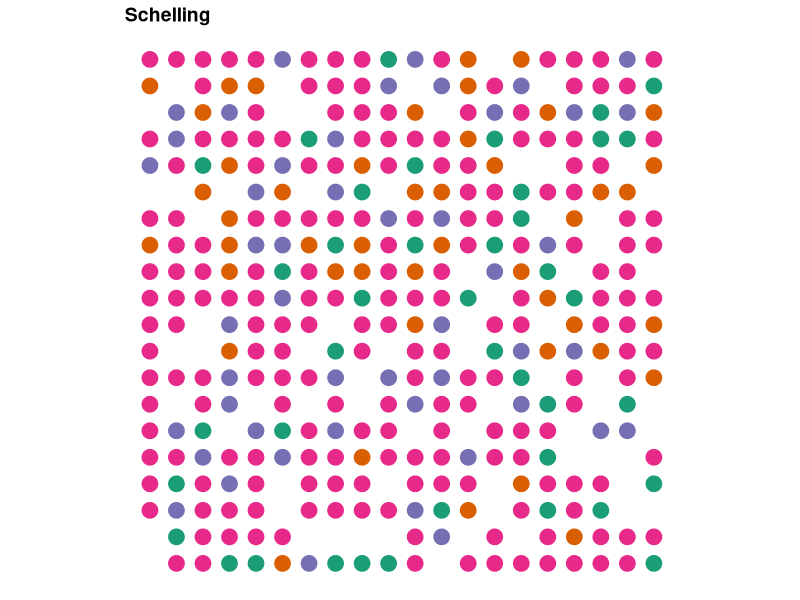

The R script that drew this image: (Note: a time limit stopped this script after it produced the figure.)
#Schelling Segregation Model with uneven preferences (wrapped)
# Based on David Zimmerman's example at: https://www.r-bloggers.com/agent-based-modelling-with-data-table-or-how-to-model-urban-migration-with-r/

initiateSchelling_wrapped <- function(dimensions = c(10, 10), n_races = 4, perc_empty = 0.2, perc_maj = .75){
  require(data.table)
  # create "races" based on colors
  dims <<- dimensions
  races <<- colours()[1:n_races]
  min_races <- races[2:length(races)]
  
  # get number of homes (equal to number of cells)
  n_homes = prod(dimensions)
  # calculates the number of agents (cells minus the percent of empty homes)
  count_agents <- floor(n_homes * (1 - perc_empty))
  
  # the characteristics that a home can have -- either empty or a particular race
  races <- c("empty", races)
  # the probabilities of a home having each characteristic
  probabilities <- c(perc_empty, 
                     (1-perc_empty)*perc_maj, 
                     rep((1 - perc_empty - (1-perc_empty)*perc_maj)/(n_races-1), times = n_races-1)
  )
  
  # creates the global schelling data.table
  schelling <<- data.table(id = 1:prod(dimensions),
                           x = rep(1:dimensions[1], 
                                   dimensions[2]),
                           y = rep(1:dimensions[2], 
                                   each = dimensions[1]),
                           race = sample(x = races, 
                                         size = n_homes, 
                                         prob = probabilities,
                                         replace = TRUE),
                           # used to find the satisfaction of each home
                           unsatisfied = rep(NA, prod(dimensions)))
}

plotSchelling <- function(title){
  require(data.table)
  require(ggplot2)
  require(RColorBrewer)
  # get races to get the right number of colors
  races <- unique(schelling$race)
  
  # find the dimensions of the grid to get the best dot size
  dims <- c(max(schelling$x), max(schelling$y))
  
  # create colors
  # check if there are 3 or fewer races, 
  # this would create issues with brewer.pal 
  # RColorBrewer otherwise
  if (length(races) <= 3) {
    colors <- brewer.pal(3, "Dark2")
  } else {
    colors <- brewer.pal(length(races), "Dark2")
  }
  
  # plot the graph  
  p <- ggplot(data = schelling[race != "empty"], 
              aes(x = x, y = y, color = race)) + 
    # resize dots to grid
    geom_point(size = 100/sqrt(prod(dims))) +  
    scale_colour_manual(values = colors) + 
    # theme: mostly blank
    theme_bw() + 
    theme(axis.line = element_blank(),
          axis.text.x = element_blank(),
          axis.text.y = element_blank(),
          axis.ticks = element_blank(),
          axis.title.x = element_blank(),
          axis.title.y = element_blank(),
          legend.position = "none",
          panel.background = element_blank(),
          panel.border = element_blank(),
          panel.grid.major = element_blank(),
          panel.grid.minor = element_blank(),
          plot.background = element_blank(),
          plot.title = element_text(lineheight=3, 
                                    face="bold", 
                                    color="black", 
                                    size=14)) +
    # fix axes to avoid distortion in the picture
    coord_fixed(ratio = 1) + 
    # add the title
    ggtitle(title)
  
  return(p)
}

iterate_wrapped_nearest <- function(n = 10, dom_sim_threshold = .9, min_sim_threshold = .1){
  require(data.table)
  # subfunction that checks for a given x and y value if the agent is 
  # unsatisfied (returns TRUE or FALSE)
  is.unsatisfied_wrapped <- function(x_value, y_value, 
                                     dom_sim_threshold = dom_sim_threshold,
                                     min_sim_threshold = min_sim_threshold){
    # gets the race and id for the agent
    cur_race <- schelling[x == x_value & y == y_value, race]
    cur_id <- schelling[x == x_value & y == y_value, id]
    
    #sub-subfunction to identify agent's neighbors
    select.neighbors <- function(dimensions){
      
      #Identify coordinates of neighbors (adjusts wrapping based on position of agent)
      neighbors <- as.data.frame(matrix(NA, nrow = 8, ncol = 2))
      if(x_value == 1 & y_value == 1){
        neighbors[1,] <- schelling[x == dimensions[1] & y == y_value+1, 2:3]
        neighbors[2,] <- schelling[x == x_value & y == y_value+1, 2:3]
        neighbors[3,] <- schelling[x == x_value+1 & y == y_value+1, 2:3]
        neighbors[4,] <- schelling[x == dimensions[1] & y == y_value, 2:3]
        neighbors[5,] <- schelling[x == x_value+1 & y == y_value, 2:3]
        neighbors[6,] <- schelling[x == dimensions[1] & y == dimensions[2], 2:3]
        neighbors[7,] <- schelling[x == x_value & y == dimensions[2], 2:3]
        neighbors[8,] <- schelling[x == x_value+1 & y == dimensions[2], 2:3]
      }
      if(x_value == 1 & y_value %in% c(2:(dimensions[2]-1))){
        neighbors[1,] <- schelling[x == dimensions[1] & y == y_value+1, 2:3]
        neighbors[2,] <- schelling[x == x_value & y == y_value+1, 2:3]
        neighbors[3,] <- schelling[x == x_value+1 & y == y_value+1, 2:3]
        neighbors[4,] <- schelling[x == dimensions[1] & y == y_value, 2:3]
        neighbors[5,] <- schelling[x == x_value+1 & y == y_value, 2:3]
        neighbors[6,] <- schelling[x == dimensions[1] & y == y_value-1, 2:3]
        neighbors[7,] <- schelling[x == x_value & y == y_value-1, 2:3]
        neighbors[8,] <- schelling[x == x_value+1 & y == y_value-1, 2:3]
      }
      if(x_value == 1 & y_value == dimensions[2]){
        neighbors[1,] <- schelling[x == dimensions[1] & y == 1, 2:3]
        neighbors[2,] <- schelling[x == x_value & y == 1, 2:3]
        neighbors[3,] <- schelling[x == x_value+1 & y == 1, 2:3]
        neighbors[4,] <- schelling[x == dimensions[1] & y == y_value, 2:3]
        neighbors[5,] <- schelling[x == x_value+1 & y == y_value, 2:3]
        neighbors[6,] <- schelling[x == dimensions[1] & y == y_value-1, 2:3]
        neighbors[7,] <- schelling[x == x_value & y == y_value-1, 2:3]
        neighbors[8,] <- schelling[x == x_value+1 & y == y_value-1, 2:3]
      }
      if(x_value %in% c(2:(dimensions[1]-1)) & y_value == 1){
        neighbors[1,] <- schelling[x == x_value-1 & y == y_value+1, 2:3]
        neighbors[2,] <- schelling[x == x_value & y == y_value+1, 2:3]
        neighbors[3,] <- schelling[x == x_value+1 & y == y_value+1, 2:3]
        neighbors[4,] <- schelling[x == x_value-1 & y == y_value, 2:3]
        neighbors[5,] <- schelling[x == x_value+1 & y == y_value, 2:3]
        neighbors[6,] <- schelling[x == x_value-1 & y == dimensions[2], 2:3]
        neighbors[7,] <- schelling[x == x_value & y == dimensions[2], 2:3]
        neighbors[8,] <- schelling[x == x_value+1 & y == dimensions[2], 2:3]
      }
      if(x_value %in% c(2:(dimensions[1]-1)) & y_value %in% c(2:(dimensions[2]-1))){
        neighbors[1,] <- schelling[x == x_value-1 & y == y_value+1, 2:3]
        neighbors[2,] <- schelling[x == x_value & y == y_value+1, 2:3]
        neighbors[3,] <- schelling[x == x_value+1 & y == y_value+1, 2:3]
        neighbors[4,] <- schelling[x == x_value-1 & y == y_value, 2:3]
        neighbors[5,] <- schelling[x == x_value+1 & y == y_value, 2:3]
        neighbors[6,] <- schelling[x == x_value-1 & y == y_value-1, 2:3]
        neighbors[7,] <- schelling[x == x_value & y == y_value-1, 2:3]
        neighbors[8,] <- schelling[x == x_value+1 & y == y_value-1, 2:3] 
      }
      if(x_value %in% c(2:(dimensions[1]-1)) & y_value == dimensions[2]){
        neighbors[1,] <- schelling[x == x_value-1 & y == 1, 2:3]
        neighbors[2,] <- schelling[x == x_value & y == 1, 2:3]
        neighbors[3,] <- schelling[x == x_value+1 & y == 1, 2:3]
        neighbors[4,] <- schelling[x == x_value-1 & y == y_value, 2:3]
        neighbors[5,] <- schelling[x == x_value+1 & y == y_value, 2:3]
        neighbors[6,] <- schelling[x == x_value-1 & y == y_value-1, 2:3]
        neighbors[7,] <- schelling[x == x_value & y == y_value-1, 2:3]
        neighbors[8,] <- schelling[x == x_value+1 & y == y_value-1, 2:3]
      }
      if(x_value == dimensions[1] & y_value == 1){
        neighbors[1,] <- schelling[x == x_value-1 & y == y_value+1, 2:3]
        neighbors[2,] <- schelling[x == x_value & y == y_value+1, 2:3]
        neighbors[3,] <- schelling[x == 1 & y == y_value+1, 2:3]
        neighbors[4,] <- schelling[x == x_value-1 & y == y_value, 2:3]
        neighbors[5,] <- schelling[x == 1 & y == y_value, 2:3]
        neighbors[6,] <- schelling[x == x_value-1 & y == dimensions[2], 2:3]
        neighbors[7,] <- schelling[x == x_value & y == dimensions[2], 2:3]
        neighbors[8,] <- schelling[x == 1 & y == dimensions[2], 2:3]
      }
      if(x_value == dimensions[1] & y_value %in% c(2:(dimensions[2]-1))){
        neighbors[1,] <- schelling[x == x_value-1 & y == y_value+1, 2:3]
        neighbors[2,] <- schelling[x == x_value & y == y_value+1, 2:3]
        neighbors[3,] <- schelling[x == 1 & y == y_value+1, 2:3]
        neighbors[4,] <- schelling[x == x_value-1 & y == y_value, 2:3]
        neighbors[5,] <- schelling[x == 1 & y == y_value, 2:3]
        neighbors[6,] <- schelling[x == x_value-1 & y == y_value-1, 2:3]
        neighbors[7,] <- schelling[x == x_value & y == y_value-1, 2:3]
        neighbors[8,] <- schelling[x == 1 & y == y_value-1, 2:3]
      }
      if(x_value == dimensions[1] & y_value == dimensions[2]){
        neighbors[1,] <- schelling[x == x_value-1 & y == 1, 2:3]
        neighbors[2,] <- schelling[x == x_value & y == 1, 2:3]
        neighbors[3,] <- schelling[x == 1 & y == 1, 2:3]
        neighbors[4,] <- schelling[x == x_value-1 & y == y_value, 2:3]
        neighbors[5,] <- schelling[x == 1 & y == y_value, 2:3]
        neighbors[6,] <- schelling[x == x_value-1 & y == y_value-1, 2:3]
        neighbors[7,] <- schelling[x == x_value & y == y_value-1, 2:3]
        neighbors[8,] <- schelling[x == 1 & y == y_value-1, 2:3]
      }
      names(neighbors) <- c("x","y")
      
      ids <- schelling[x %in% neighbors$x & y %in% neighbors$y, id]
      
      return(ids)
    }
    # checks if the home is empty
    if (cur_race == "empty"){
      return(FALSE) # empty houses can't be unsatisfied
    }else{
      neighbor.ids <- select.neighbors(dimensions = dims)
      
      # counts simliar neighbors
      count_similar <- sum(schelling[id %in% neighbor.ids, 
                                     id != cur_id &
                                       race == cur_race])
      # counts different neighbors
      count_different <- sum(schelling[id %in% neighbor.ids, 
                                       id != cur_id &
                                         race != cur_race & 
                                         race != "empty"])
      
      # calculates the ratio
      ratio <- count_similar/(count_similar + count_different)
      
      # returns TRUE if the ratio is less than or equal to the threshold
      if(cur_race == races[1]){
        return(ratio <= dom_sim_threshold)
      }else{
        return(ratio <= min_sim_threshold)
      }
    }
  }
  
  # creates a ProgressBar
  pb <- txtProgressBar(min = 0, max = 1, style = 3)
  # and tracks time
  t <- Sys.time()
  
  #sets empty vector of ratios
  ratios.unsatisfied <- c(NULL)
  
  # iterates
  for (iterate in 1:n){
    # fills the boolean vector "unsatisfied" 
    # indicates if the household is unsatisfied 
    schelling[, unsatisfied := is.unsatisfied_wrapped(x_value = x, 
                                                      y_value = y, 
                                                      dom_sim_threshold = dom_sim_threshold,
                                                      min_sim_threshold = min_sim_threshold),
              by = 1:nrow(schelling)]
    
    ratio.unsatisfied <- sum(schelling$unsatisfied)/nrow(schelling)
    ratios.unsatisfied <- c(ratios.unsatisfied, ratio.unsatisfied)
    
    # move unsatisfied agents to an empty house
    # find the IDs that are empty where agents can migrate to
    emptyIDs <- schelling[race == "empty", id] # finds the id of empty houses
    
    # finds the origin of the agents moving, 
    usIDs <- schelling[(unsatisfied), id] # origin
    
    # finds available IDs for each household moving
    availIDs <<- c(emptyIDs, usIDs)
    
    #subfunction to find nearest available cell
    find.nearest <- function(cell, avails){
      distance2 <- c(NULL) #cast empty vector to fill with distances to available cells
      for(i in 1:length(avails)){
        #fill distances vector with squared distance (to keep all values positive) between current cell and each available cell
        distance2[i] <- (schelling[id == cell, x] - schelling[id == avails[i], x])^2 + (schelling[id == cell, y] - schelling[id == avails[i], y])^2
      }
      distance2 <- distance2[which(distance2 > 0)] #drop current cell
      min.id <- which.min(replace(distance2, distance2<=0, NA)) #identify id of closest available cell
      availIDs <<- avails[-which(avails == avails[min.id])] #remove that cell from list of available ids
      return(avails[min.id]) #return id
    }
    
    # cast a new data.table showing migration from origin_id to target-id
    transition <- data.table(origin = usIDs, 
                             oldRace = schelling[id %in% usIDs, race])
    transition[, target := find.nearest(cell = origin, avails = availIDs),
               by = 1:nrow(transition)]
    
    # move agents to the new homes
    schelling[id %in% transition$origin]$race = "empty"
    schelling[id %in% transition$target]$race = transition$oldRace
    
    # orders and reset schelling
    schelling <<- schelling[order(id)]
    
    # updates the ProgressBar
    setTxtProgressBar(pb, iterate/n)
  }
  close(pb)
  timedif <- Sys.time() - t
  
  # print out statistics for the calculation time
  print(paste0("Time for calculation in seconds: ", round(timedif, 3), " or: ",
               round(n / as.numeric(timedif), 3), " iterations per second"))
  print(ratios.unsatisfied)
  plotSchelling(title = paste0("Schelling Segregation Model after ", n, " Iterations (Wrapped)"))
}

initiateSchelling_wrapped(dimensions = c(20,20), n_races = 4, perc_maj = .6)
plotSchelling(title = "Schelling")
iterate_wrapped_nearest(dom_sim_threshold = .8, min_sim_threshold = .3)
